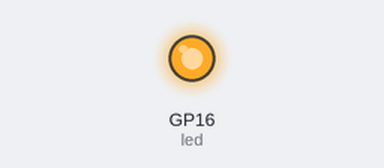
The program below on a simulated Raspberry Pi Pico running MicroPython. Shown: output pins drawn as LEDs (lit = HIGH).

Above: at 1.0 s.
At 3.0 s:
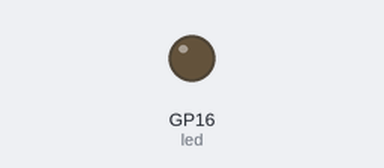
Timing chart, 0 to 5.2 s (numbered marks = the images above):
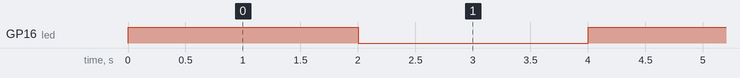

The program:

Blink.py
```python
from machine import Pin
import time

led = Pin(16, Pin.OUT) # Set pin to GPIO 16

while True:       # Loop infinitely
    led.value(1)   # Turn the LED on
    time.sleep(2)  # Wait for 2 seconds

    led.value(0)   # Turn the LED off
    time.sleep(2)  # Wait for 2 seconds
```

Measured:
- by itself, GP16 (led): alternates HIGH for 2.0 s and LOW for 2.0 s
